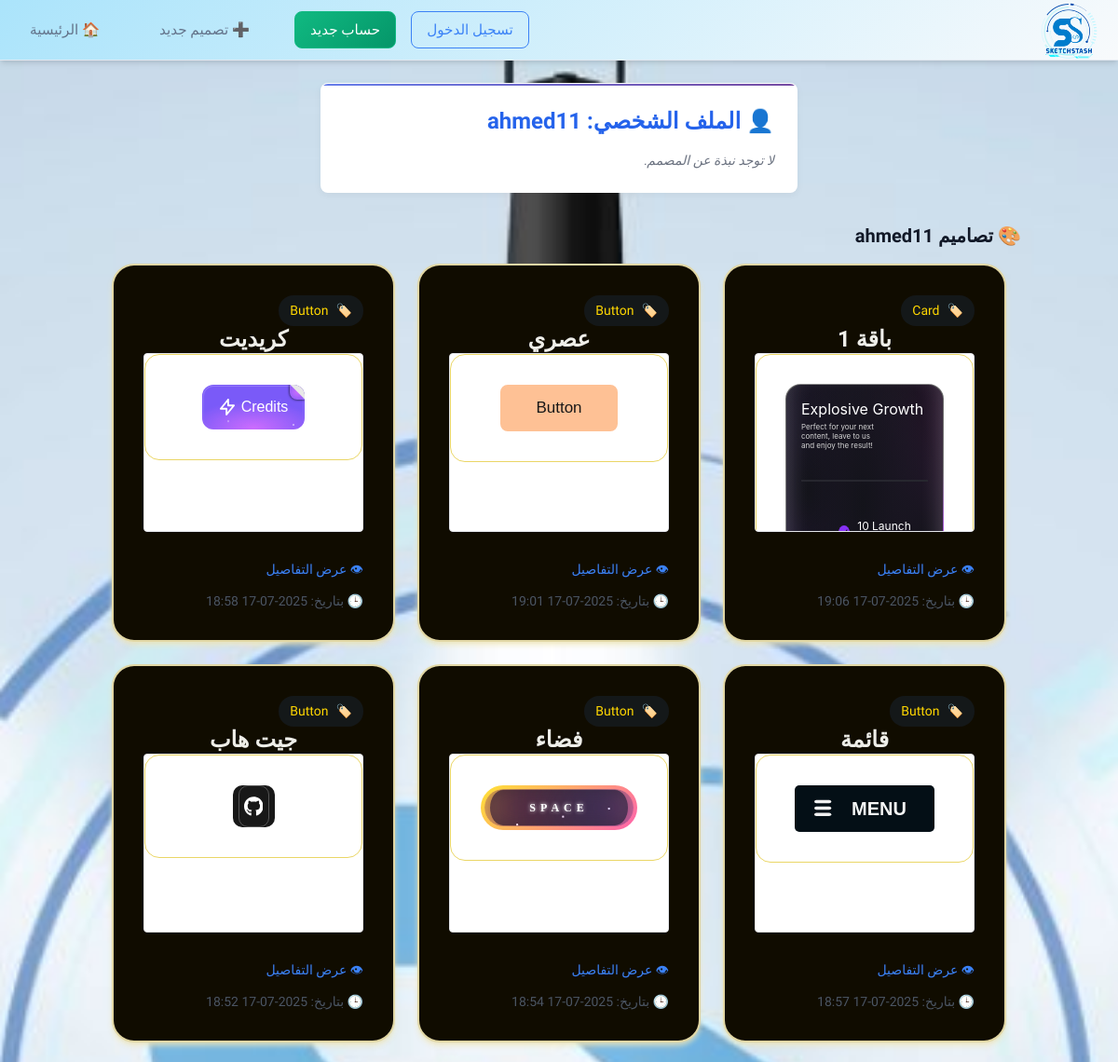
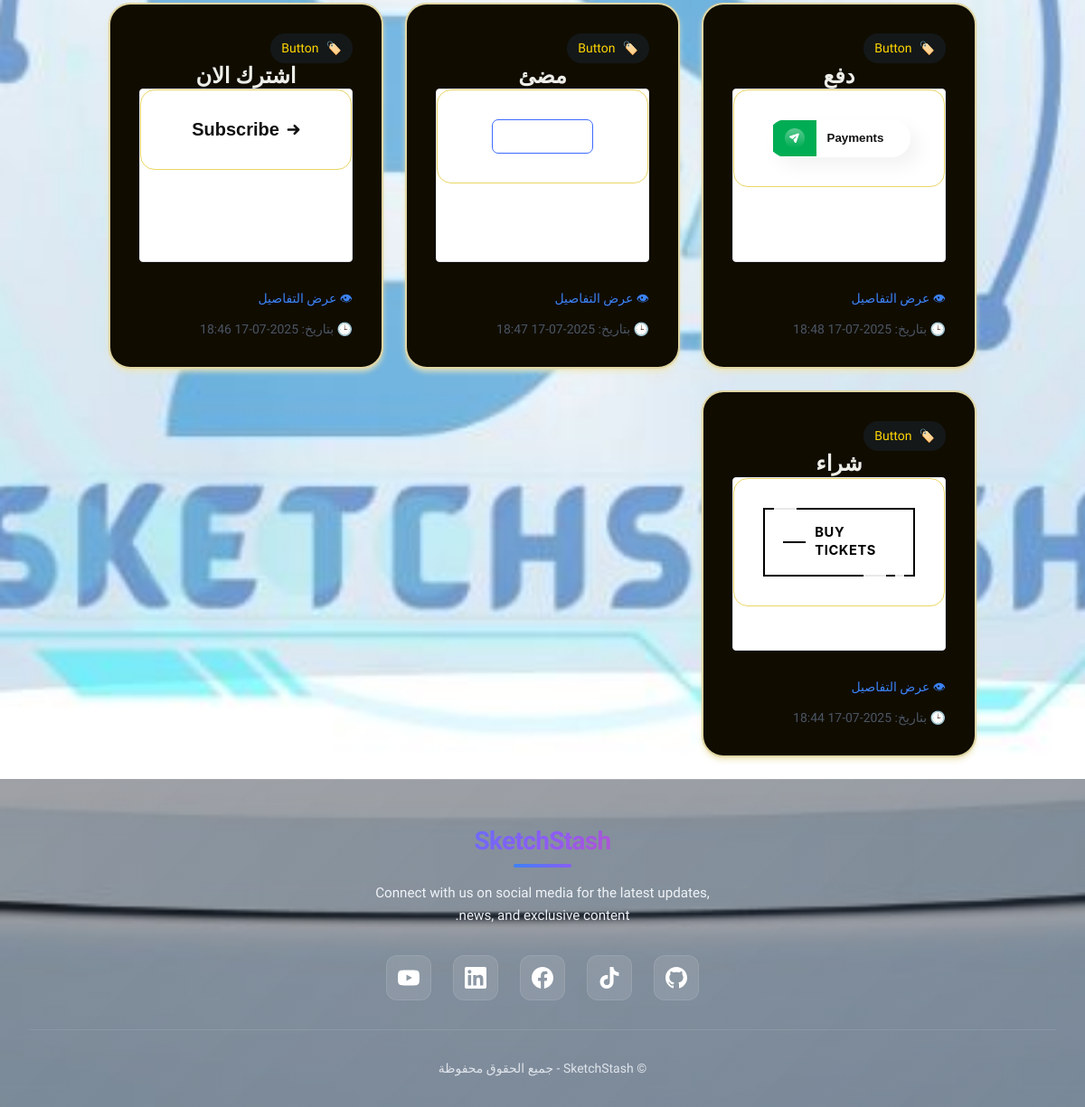
Screenshot of /designer/ahmed11/ with the database file from the repository (2 pictures, top to bottom).
### designs/models.py (models this page shows, shortened)
class Design(models.Model):
    DESIGN_TYPES = [
        ('button', 'Button'),
        ('card', 'Card'),
        ('navbar', 'Navbar'),
        ('header', 'Header'),
        ('form', 'Form'),
        ('input', 'Input'),
        ('loader', 'Loader'),
        ('radio', 'Radio Button'),
        ('other', 'Other'),
    ]
    name = models.CharField(max_length=100)
    description = models.TextField(blank=True)
    design_type = models.CharField(max_length=20, choices=DESIGN_TYPES)
    html_code = models.TextField()
    css_code = models.TextField()
    creator = models.ForeignKey(User, on_delete=models.CASCADE, related_name='designs')
    created_at = models.DateTimeField(auto_now_add=True)

### designs/views.py (the view)
# urls.py: path('designer/<str:username>/', views.designer_profile, name='designer_profile'),
def designer_profile(request, username):
    user = get_object_or_404(User, username=username)
    designs = Design.objects.filter(creator=user).order_by('-created_at')
    return render(request, 'designs/designer_profile.html', {
        'designer': user,
        'designs': designs
    })

### designs/templates/designs/designer_profile.html (shortened to what this page needs)
{% extends 'designs/base.html' %}
{% block content %}
  <div class="form-box mb-8">
    <h1 class="text-2xl font-bold text-blue-600 mb-4">👤 الملف الشخصي: {{ designer.username }}</h1>
    {% if designer.profile.bio %}
      <p class="text-sm text-gray-700 mt-2">📝 نبذة: {{ designer.profile.bio }}</p>
    {% else %}
      <p class="text-sm text-gray-500 italic mt-2">لا توجد نبذة عن المصمم.</p>
    {% endif %}
  </div>
  <h2 class="text-xl font-semibold mb-4">🎨 تصاميم {{ designer.username }}</h2>
  {% if designs %}
    <div class="design-grid">
      {% for design in designs %}
        <div class="design-card">
          <div class="card-info">
               <div class="design-type">
                    <span>🏷️</span>
                    <span>{{ design.get_design_type_display }}</span>
                </div>
               <div class="card-content">
                <h2 class="design-title">{{ design.name }}</h2>
          </div>
            <div class="">
              <iframe
                id="preview-iframe-{{ design.id }}"
                class="w-full h-48 border rounded bg-white"
                onload="
                  const iframe = this;
                  const doc = iframe.contentWindow.document;
                  doc.open();
                  doc.write(`<!DOCTYPE html> <html>
                  <head> <style>
                body { margin: 0; padding: 2rem; font-family: -apple-system, BlinkMacSystemFont,
                'Segoe UI', Roboto, sans-serif;
                align-items: center; display: flex; justify-content: center;
                border: 1px solid #ead666; border-radius: 1rem;
                }
                    {{ design.css_code|escapejs }}
                    </style>
                  </head>{{ design.html_code|escapejs }}</body></html>`);
                  doc.close();
                ">
              </iframe>
            </div>
          </div>
          <div class="text-right mt-3">
            <a href="{% url 'design_detail' design.pk %}" class="text-sm text-blue-500 hover:underline">👁 عرض التفاصيل</a>
          </div>
          <div class="text-sm text-gray-600 mt-3">
            🕒 بتاريخ: {{ design.created_at|date:"Y-m-d H:i" }}
          </div>
        </div>
      {% endfor %}
    </div>
  {% else %}
    <p class="text-gray-500">لا توجد تصاميم لهذا المصمم حتى الآن.</p>
  {% endif %}
{% endblock %}

### designs/templates/designs/base.html (shortened to what this page needs)
<!DOCTYPE html>
<html lang="ar" dir="rtl">
<head>
    {% load static %}
    <script src="https://cdn.tailwindcss.com"></script>
    <link rel="stylesheet" href="{% static 'css/stylebox.css' %}">
</head>
<body class="bg-gray-100 text-gray-900 min-h-screen flex flex-col" style="font-family: 'Cairo', sans-serif;">
<nav class="navbar" id="navbar">
    <div class="navbar-container">
        <a href="/" class="navbar-logo">
            <img src="{% static 'images/logo.png' %}" alt="SketchStash" class="h-8">
        </a></a>
        <div class="navbar-menu" id="navbar-menu">
            <a href="{% url 'design_list' %}" class="navbar-link">🏠 الرئيسية</a>
            <a href="{% url 'create_design' %}" class="navbar-link">➕ تصميم جديد</a>
            {% if user.is_authenticated %}
                <div class="navbar-auth">
                    <a href="{% url 'profile' %}" class="navbar-link navbar-profile">👤 {{ user.username }}</a>
                    <form method="POST" action="{% url 'logout' %}" style="display: inline;">
                        {% csrf_token %}
                        <button type="submit" class="navbar-logout">تسجيل الخروج</button>
                    </form>
                </div>
            {% else %}
                <div class="navbar-auth">
                    <a href="{% url 'login' %}" class="navbar-link navbar-login">تسجيل الدخول</a>
                    <a href="{% url 'register' %}" class="navbar-link navbar-register">حساب جديد</a>
                </div>
            {% endif %}
        </div>
    </div>
</nav>
    <main class="flex-grow container mx-auto px-4 py-6">
        {% block content %}{% endblock %}
    </main>
    <footer class="footer">
        <div class="footer-container">
            <div class="footer-content">
                <div>
                    <h1 class="page-title">SketchStash</h1>
                    <p class="footer-description">
                        Connect with us on social media for the latest updates, news, and exclusive content.
                    </p>
                </div>
                <div class="social-links">
                    <a href="https://github.com/yourusername" class="social-link github" data-tooltip="GitHub" target="_blank" rel="noopener">
                    </a>
                    <a href="https://tiktok.com/@yourusername" class="social-link tiktok" data-tooltip="TikTok" target="_blank" rel="noopener">
                    </a>
                    <a href="https://facebook.com/yourusername" class="social-link facebook" data-tooltip="Facebook" target="_blank" rel="noopener">
                    </a>
                    <a href="https://linkedin.com/in/yourusername" class="social-link linkedin" data-tooltip="LinkedIn" target="_blank" rel="noopener">
                    </a>
                    <a href="https://youtube.com/@yourusername" class="social-link youtube" data-tooltip="YouTube" target="_blank" rel="noopener">
                    </a>
                </div>
            </div>
            <div class="footer-bottom">
                <p> &copy; {{ now|date:"Y" }} SketchStash - جميع الحقوق محفوظة</p>
            </div>
        </div>
    </footer>
</body>
</html>

### rows the page displays
Design: design_type "Card", name "باقة 1", created_at "2025-07-17 19:06"
Design: design_type "Button", name "عصري", created_at "2025-07-17 19:01"
Design: design_type "Button", name "كريديت", created_at "2025-07-17 18:58"
Design: design_type "Button", name "قائمة", created_at "2025-07-17 18:57"
Design: design_type "Button", name "فضاء", created_at "2025-07-17 18:54"
Design: design_type "Button", name "جيت هاب", created_at "2025-07-17 18:52"
Design: design_type "Button", name "دفع", created_at "2025-07-17 18:48"
Design: design_type "Button", name "مضئ", created_at "2025-07-17 18:47"
Design: design_type "Button", name "اشترك الان", created_at "2025-07-17 18:46"
Design: design_type "Button", name "شراء", created_at "2025-07-17 18:44"

### other values shown
{{ designer.username }} "ahmed11"
